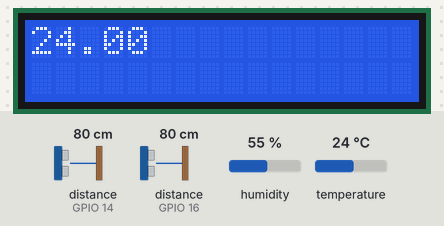
A sketch run on a simulated ESP8266 (NodeMCU). Parts: 16×2 character LCD. The test bench sets the inputs (shaded band); at power-on: distance to the obstacle (sensors on GPIO 14, GPIO 16) 80 cm, temperature 24 °C, humidity 55 %. The echo pulse lasts 58.3 µs per cm; WiFi joins after 1.5 s; servers stay silent unless stated; what the sketch prints to the serial monitor is not drawn.

Above: at 5.3 s.
5.9 s: distance to the obstacle (sensor on GPIO 14) set to 120 cm
14.2 s: temperature set to 12 °C
At 15.43 s:
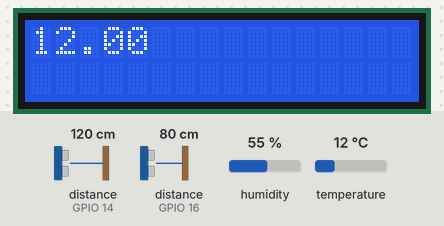
16.8 s: distance to the obstacle (sensor on GPIO 16) set to 120 cm
23.1 s: temperature set to 19 °C
At 25.6 s:
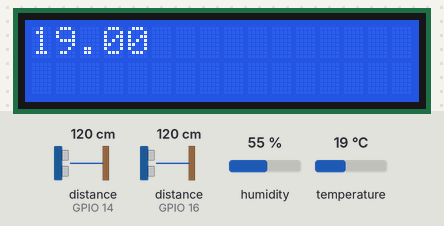
27.0 s: temperature set to 28 °C
At 33.24 s:
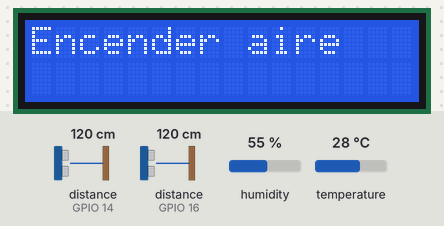

Measured:
- after the input at 14.2 s, the display: first differs from a run without the input after 1.1 s (image 1)
- after the input at 23.1 s, the display: first differs from a run without the input after 2.4 s (image 2)
- after the input at 27.0 s, the display: first differs from a run without the input after 1.0 s (image 3 shows a later state)

The sketch:

prototipo.ino
```cpp
#include <LiquidCrystal_I2C.h>
#include "DHT.h"
#include "ThingSpeak.h"
#include <ESP8266WiFi.h>

unsigned long myChannel = 2548553;
const char* writeAPIKey = "IC4NLED30JTWYGSR";

const int trigPin = 12;
const int echoPin = 14;
const int trigPin_2 = 15;
const int echoPin_2 = 16;

const int medida = 100; //distancia a las personas
const int capacidad = 8; // capacidad del salon
#define SOUND_VELOCITY 0.034
#define CM_TO_INCH 0.393701

int lcdColumns = 16;
int lcdRows = 2;
LiquidCrystal_I2C lcd(0x27, lcdColumns, lcdRows);

char ssid[] = "wifing";
char pass[] = "wifing-pub";
WiFiClient client;

#define DHTPIN 13
#define DHTTYPE DHT11

DHT dht(DHTPIN, DHTTYPE);
int iteraciones_actuador = 0;
int actuador = 0;
int entrada = 0;
int salida = 0;
int repeticiones = 0;
int cant_personas = 0;
long duration;
float distanceCm_1anterior = 0;
float distanceCm_2anterior = 0;
float distanceCm_1;
float distanceCm_2;
int contador = 0;

unsigned long tiempoUltimaDeteccion1 = 0; // Tiempo de la última detección para sensor 1
unsigned long tiempoUltimaDeteccion2 = 0; // Tiempo de la última detección para sensor 2
const unsigned long retardoDeteccion = 1000; // 1 segundo de espera entre detecciones

void setup() {
    Serial.begin(115200);
    lcd.init();
    lcd.backlight();
    pinMode(trigPin, OUTPUT);
    pinMode(echoPin, INPUT);
    pinMode(trigPin_2, OUTPUT);
    pinMode(echoPin_2, INPUT);
    Serial.println(F("DHTxx test!"));
    delay(100);
    WiFi.mode(WIFI_STA);
    ThingSpeak.begin(client);
    dht.begin();
}

void loop() {
    if (WiFi.status() != WL_CONNECTED) {
        Serial.print("Attempting to connect to Wifi...");
        while (WiFi.status() != WL_CONNECTED) {
            WiFi.begin(ssid, pass);
            delay(5000);
        }
    }

    // Sensor ultrasónico 1
    digitalWrite(trigPin, LOW);
    delayMicroseconds(2);
    digitalWrite(trigPin, HIGH);
    delayMicroseconds(10);
    digitalWrite(trigPin, LOW);
    duration = pulseIn(echoPin, HIGH);
    distanceCm_1 = duration * SOUND_VELOCITY / 2;

    // Sensor ultrasónico 2
    digitalWrite(trigPin_2, LOW);
    delayMicroseconds(2);
    digitalWrite(trigPin_2, HIGH);
    delayMicroseconds(10);
    digitalWrite(trigPin_2, LOW);
    duration = pulseIn(echoPin_2, HIGH);
    distanceCm_2 = duration * SOUND_VELOCITY / 2;

    Serial.print("Distance 1 (cm): ");
    Serial.println(distanceCm_1);
    Serial.print("Distance 2 (cm): ");
    Serial.println(distanceCm_2);

    unsigned long tiempoActual = millis();
    if((tiempoActual - tiempoUltimaDeteccion1 > 5000)&&(distanceCm_1anterior==1)&&(distanceCm_2anterior==0)){
      distanceCm_1anterior = 0;
      Serial.println("Borro el sensor 1/////");
    }
    if((tiempoActual - tiempoUltimaDeteccion2 > 5000)&&(distanceCm_2anterior==1)&&(distanceCm_1anterior==0)){
      distanceCm_2anterior = 0;
      Serial.println("Borro el sensor 2//////");
    }
    if (distanceCm_1 < medida && (tiempoActual - tiempoUltimaDeteccion1) > retardoDeteccion) {
        tiempoUltimaDeteccion1 = tiempoActual;
        if (distanceCm_2anterior == 1) {
            cant_personas--;
            distanceCm_2anterior = 0;
            distanceCm_1anterior = 0;
        } else {
            distanceCm_1anterior = 1;
            distanceCm_2anterior = 0;
        }
    }
    if (distanceCm_2 < medida && (tiempoActual - tiempoUltimaDeteccion2) > retardoDeteccion) {
        tiempoUltimaDeteccion2 = tiempoActual;
        if (distanceCm_1anterior == 1) {
            cant_personas++;
            distanceCm_1anterior = 0;
            distanceCm_2anterior = 0;
        } else {
            distanceCm_2anterior = 1;
            distanceCm_1anterior = 0;
        }
    }

    float t = dht.readTemperature();
    if (isnan(t)) {
        Serial.println(F("No puedo leer del DHT11!"));
        return;
    }

    if (contador > 50) {
        ThingSpeak.setField(1, t);
        ThingSpeak.setField(2, cant_personas);
        ThingSpeak.setField(3, actuador);
        int httpCode = ThingSpeak.writeFields(myChannel, writeAPIKey);
        if (httpCode == 200) {
            Serial.println("Channel write successful.");
        } else {
            Serial.println("HTTP error code " + String(httpCode));
        }
        contador = 0;
    }

    Serial.print("Cantidad de personas: ");
    Serial.println(cant_personas);
    Serial.println("Devuelta\n");
    contador++;

    if (t > 21||t < 19) {
        iteraciones_actuador++;
    } else {
        actuador = 0;
    }

    if (iteraciones_actuador > 40) {
        actuador = 1;
        iteraciones_actuador = 0;
        lcd.setCursor(0, 0);
        lcd.print("Encender aire");
        delay(100);
        lcd.clear();
        lcd.setCursor(0, 1);
        lcd.print("Encender aire");
    } else {
        lcd.setCursor(0, 0);
        String stringOne = String(t);
        lcd.print(t);
        delay(100);
        lcd.clear();
        lcd.setCursor(0, 1);
        String stringTwo = String(cant_personas);
        lcd.print(cant_personas);
    }
    delay(100);
    lcd.clear();
    delay(400);
}
```
